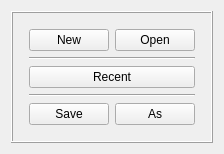
      <widget class="QWidget" name="fileTab">
       <attribute name="title">
        <string>File</string>
       </attribute>
       <layout class="QGridLayout" name="gridLayout_11">
        <item row="0" column="1">
         <spacer name="verticalSpacer_10">
          <property name="orientation">
           <enum>Qt::Vertical</enum>
          </property>
          <property name="sizeHint" stdset="0">
           <size>
            <width>20</width>
            <height>0</height>
           </size>
          </property>
         </spacer>
        </item>
        <item row="1" column="0">
         <spacer name="horizontalSpacer_9">
          <property name="orientation">
           <enum>Qt::Horizontal</enum>
          </property>
          <property name="sizeHint" stdset="0">
           <size>
            <width>0</width>
            <height>20</height>
           </size>
          </property>
         </spacer>
        </item>
        <item row="1" column="1">
         <widget class="QFrame" name="frameFile">
          <property name="frameShape">
           <enum>QFrame::Box</enum>
          </property>
          <property name="frameShadow">
           <enum>QFrame::Raised</enum>
          </property>
          <layout class="QGridLayout" name="gridLayout_16">
           <property name="leftMargin">
            <number>16</number>
           </property>
           <property name="topMargin">
            <number>16</number>
           </property>
           <property name="rightMargin">
            <number>16</number>
           </property>
           <property name="bottomMargin">
            <number>16</number>
           </property>
           <item row="0" column="0">
            <layout class="QGridLayout" name="gridLayout_10">
             <item row="2" column="0" colspan="2">
              <widget class="Line" name="line_7">
               <property name="orientation">
                <enum>Qt::Horizontal</enum>
               </property>
              </widget>
             </item>
             <item row="5" column="0" colspan="2">
              <widget class="Line" name="line_8">
               <property name="orientation">
                <enum>Qt::Horizontal</enum>
               </property>
              </widget>
             </item>
             <item row="7" column="1">
              <widget class="QPushButton" name="shortcutSaveAsPushButton">
               <property name="text">
                <string comment="It is an abbreviation for Save as. It is on the shortcuts tab buttons, so keep translation short">As</string>
               </property>
              </widget>
             </item>
             <item row="3" column="0" colspan="2">
              <widget class="QPushButton" name="shortcutOpenRecentPushButton">
               <property name="text">
                <string comment="It is an abbreaviation for Open recent. It is text on a push button, to show the list of recently used files and open one of them. Please keep translation short.">Recent</string>
               </property>
              </widget>
             </item>
             <item row="7" column="0">
              <widget class="QPushButton" name="shortcutSavePushButton">
               <property name="text">
                <string comment="It is on the shortcuts tab buttons, so keep translation short">Save</string>
               </property>
              </widget>
             </item>
             <item row="1" column="1">
              <widget class="QPushButton" name="shortcutOpenPushButton">
               <property name="text">
                <string comment="It is on the shortcuts tab buttons, so keep translation short">Open</string>
               </property>
              </widget>
             </item>
             <item row="1" column="0">
              <widget class="QPushButton" name="shortcutNewPushButton">
               <property name="text">
                <string comment="It is on the shortcuts tab buttons, so keep translation short">New</string>
               </property>
              </widget>
             </item>
            </layout>
           </item>
          </layout>
         </widget>
        </item>
        <item row="1" column="2">
         <spacer name="horizontalSpacer_10">
          <property name="orientation">
           <enum>Qt::Horizontal</enum>
          </property>
          <property name="sizeHint" stdset="0">
           <size>
            <width>0</width>
            <height>20</height>
           </size>
          </property>
         </spacer>
        </item>
        <item row="2" column="1">
         <spacer name="verticalSpacer_9">
          <property name="orientation">
           <enum>Qt::Vertical</enum>
          </property>
          <property name="sizeHint" stdset="0">
           <size>
            <width>20</width>
            <height>0</height>
           </size>
          </property>
         </spacer>
        </item>
       </layout>
      </widget>
